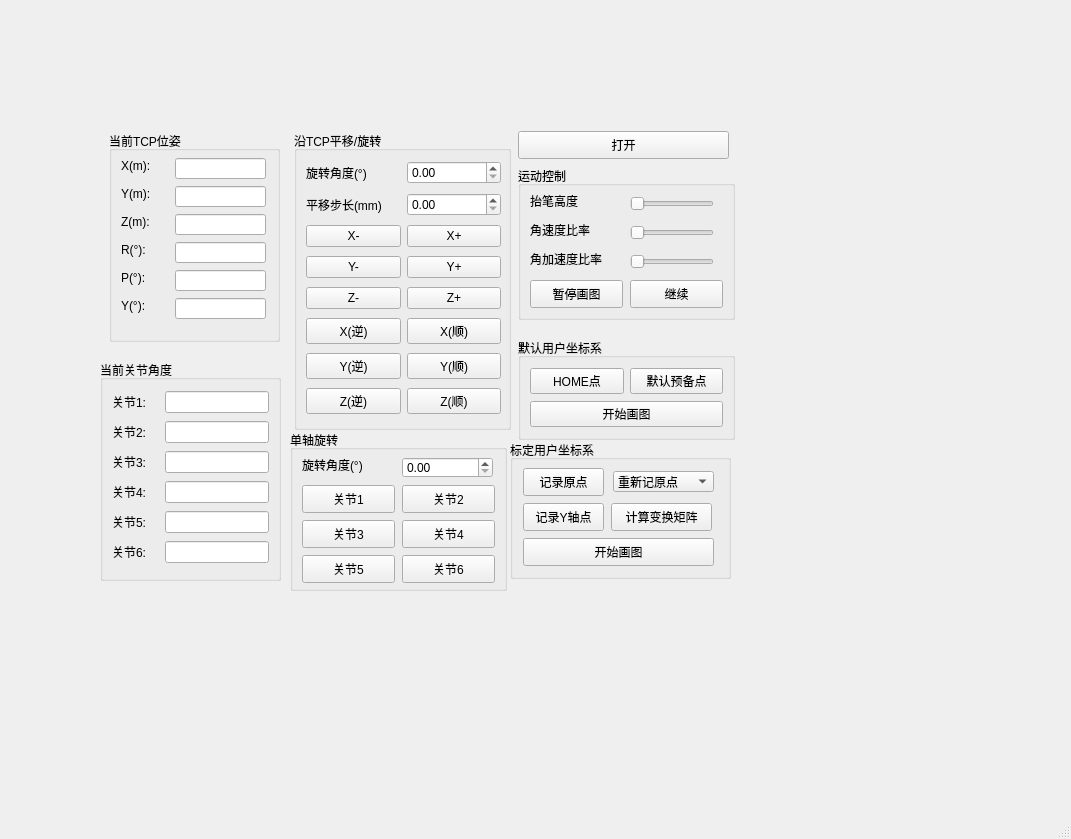
<?xml version="1.0" encoding="UTF-8"?>
<ui version="4.0">
 <class>MainWindow</class>
 <widget class="QMainWindow" name="MainWindow">
  <property name="geometry">
   <rect>
    <x>0</x>
    <y>0</y>
    <width>1071</width>
    <height>839</height>
   </rect>
  </property>
  <property name="windowTitle">
   <string>MainWindow</string>
  </property>
  <widget class="QWidget" name="centralwidget">
   <widget class="QPushButton" name="open_file">
    <property name="geometry">
     <rect>
      <x>518</x>
      <y>131</y>
      <width>211</width>
      <height>28</height>
     </rect>
    </property>
    <property name="text">
     <string>打开</string>
    </property>
   </widget>
   <widget class="QGroupBox" name="groupBox_2">
    <property name="geometry">
     <rect>
      <x>518</x>
      <y>166</y>
      <width>217</width>
      <height>154</height>
     </rect>
    </property>
    <property name="title">
     <string>运动控制</string>
    </property>
    <widget class="QSlider" name="vratio_slider">
     <property name="geometry">
      <rect>
       <x>112</x>
       <y>56</y>
       <width>84</width>
       <height>22</height>
      </rect>
     </property>
     <property name="orientation">
      <enum>Qt::Horizontal</enum>
     </property>
    </widget>
    <widget class="QLabel" name="label_4">
     <property name="geometry">
      <rect>
       <x>12</x>
       <y>85</y>
       <width>90</width>
       <height>16</height>
      </rect>
     </property>
     <property name="text">
      <string>角加速度比率</string>
     </property>
    </widget>
    <widget class="QSlider" name="aratio_slider">
     <property name="geometry">
      <rect>
       <x>112</x>
       <y>85</y>
       <width>84</width>
       <height>22</height>
      </rect>
     </property>
     <property name="orientation">
      <enum>Qt::Horizontal</enum>
     </property>
    </widget>
    <widget class="QLabel" name="label_3">
     <property name="geometry">
      <rect>
       <x>12</x>
       <y>56</y>
       <width>75</width>
       <height>16</height>
      </rect>
     </property>
     <property name="text">
      <string>角速度比率</string>
     </property>
    </widget>
    <widget class="QPushButton" name="pause_paint">
     <property name="geometry">
      <rect>
       <x>12</x>
       <y>114</y>
       <width>93</width>
       <height>28</height>
      </rect>
     </property>
     <property name="text">
      <string>暂停画图</string>
     </property>
    </widget>
    <widget class="QPushButton" name="continue_paint">
     <property name="geometry">
      <rect>
       <x>112</x>
       <y>114</y>
       <width>93</width>
       <height>28</height>
      </rect>
     </property>
     <property name="text">
      <string>继续</string>
     </property>
    </widget>
    <widget class="QLabel" name="label_7">
     <property name="geometry">
      <rect>
       <x>12</x>
       <y>27</y>
       <width>60</width>
       <height>16</height>
      </rect>
     </property>
     <property name="text">
      <string>抬笔高度</string>
     </property>
    </widget>
    <widget class="QSlider" name="aratio_slider_2">
     <property name="geometry">
      <rect>
       <x>112</x>
       <y>27</y>
       <width>84</width>
       <height>22</height>
      </rect>
     </property>
     <property name="orientation">
      <enum>Qt::Horizontal</enum>
     </property>
    </widget>
   </widget>
   <widget class="QGroupBox" name="groupBox_3">
    <property name="geometry">
     <rect>
      <x>510</x>
      <y>440</y>
      <width>221</width>
      <height>139</height>
     </rect>
    </property>
    <property name="title">
     <string>标定用户坐标系</string>
    </property>
    <widget class="QComboBox" name="comboBox">
     <property name="geometry">
      <rect>
       <x>103</x>
       <y>31</y>
       <width>101</width>
       <height>21</height>
      </rect>
     </property>
     <item>
      <property name="text">
       <string>重新记原点</string>
      </property>
     </item>
     <item>
      <property name="text">
       <string>重新记Y</string>
      </property>
     </item>
     <item>
      <property name="text">
       <string>重新记所有</string>
      </property>
     </item>
    </widget>
    <widget class="QPushButton" name="record_y">
     <property name="geometry">
      <rect>
       <x>13</x>
       <y>63</y>
       <width>81</width>
       <height>28</height>
      </rect>
     </property>
     <property name="text">
      <string>记录Y轴点</string>
     </property>
    </widget>
    <widget class="QPushButton" name="start_paint">
     <property name="geometry">
      <rect>
       <x>13</x>
       <y>98</y>
       <width>191</width>
       <height>28</height>
      </rect>
     </property>
     <property name="text">
      <string>开始画图</string>
     </property>
    </widget>
    <widget class="QPushButton" name="compute_T">
     <property name="geometry">
      <rect>
       <x>101</x>
       <y>63</y>
       <width>101</width>
       <height>28</height>
      </rect>
     </property>
     <property name="text">
      <string>计算变换矩阵</string>
     </property>
    </widget>
    <widget class="QPushButton" name="record_zero">
     <property name="geometry">
      <rect>
       <x>13</x>
       <y>28</y>
       <width>81</width>
       <height>28</height>
      </rect>
     </property>
     <property name="text">
      <string>记录原点</string>
     </property>
    </widget>
   </widget>
   <widget class="QGroupBox" name="groupBox_4">
    <property name="geometry">
     <rect>
      <x>518</x>
      <y>338</y>
      <width>217</width>
      <height>102</height>
     </rect>
    </property>
    <property name="title">
     <string>默认用户坐标系</string>
    </property>
    <layout class="QGridLayout" name="gridLayout_3">
     <item row="0" column="0">
      <widget class="QPushButton" name="home">
       <property name="text">
        <string>HOME点</string>
       </property>
      </widget>
     </item>
     <item row="0" column="1">
      <widget class="QPushButton" name="default_start">
       <property name="text">
        <string>默认预备点</string>
       </property>
      </widget>
     </item>
     <item row="1" column="0" colspan="2">
      <widget class="QPushButton" name="default_paint">
       <property name="text">
        <string>开始画图</string>
       </property>
      </widget>
     </item>
    </layout>
   </widget>
   <widget class="QGroupBox" name="groupBox">
    <property name="geometry">
     <rect>
      <x>294</x>
      <y>131</y>
      <width>217</width>
      <height>299</height>
     </rect>
    </property>
    <property name="title">
     <string>沿TCP平移/旋转</string>
    </property>
    <widget class="QWidget" name="">
     <property name="geometry">
      <rect>
       <x>12</x>
       <y>27</y>
       <width>195</width>
       <height>261</height>
      </rect>
     </property>
     <layout class="QGridLayout" name="gridLayout">
      <item row="0" column="0">
       <widget class="QLabel" name="label_2">
        <property name="text">
         <string>旋转角度(°)</string>
        </property>
       </widget>
      </item>
      <item row="0" column="1">
       <widget class="QDoubleSpinBox" name="doubleSpinBox"/>
      </item>
      <item row="1" column="0">
       <widget class="QLabel" name="label_5">
        <property name="text">
         <string>平移步长(mm)</string>
        </property>
       </widget>
      </item>
      <item row="1" column="1">
       <widget class="QDoubleSpinBox" name="doubleSpinBox_2"/>
      </item>
      <item row="2" column="0">
       <widget class="QPushButton" name="pushButton">
        <property name="text">
         <string>X-</string>
        </property>
       </widget>
      </item>
      <item row="2" column="1">
       <widget class="QPushButton" name="pushButton_7">
        <property name="text">
         <string>X+</string>
        </property>
       </widget>
      </item>
      <item row="3" column="0">
       <widget class="QPushButton" name="pushButton_2">
        <property name="text">
         <string>Y-</string>
        </property>
       </widget>
      </item>
      <item row="3" column="1">
       <widget class="QPushButton" name="pushButton_8">
        <property name="text">
         <string>Y+</string>
        </property>
       </widget>
      </item>
      <item row="4" column="0">
       <widget class="QPushButton" name="pushButton_6">
        <property name="text">
         <string>Z-</string>
        </property>
       </widget>
      </item>
      <item row="4" column="1">
       <widget class="QPushButton" name="pushButton_9">
        <property name="text">
         <string>Z+</string>
        </property>
       </widget>
      </item>
      <item row="5" column="0">
       <widget class="QPushButton" name="pushButton_5">
        <property name="text">
         <string>X(逆)</string>
        </property>
       </widget>
      </item>
      <item row="5" column="1">
       <widget class="QPushButton" name="pushButton_10">
        <property name="text">
         <string>X(顺)</string>
        </property>
       </widget>
      </item>
      <item row="6" column="0">
       <widget class="QPushButton" name="pushButton_4">
        <property name="text">
         <string>Y(逆)</string>
        </property>
       </widget>
      </item>
      <item row="6" column="1">
       <widget class="QPushButton" name="pushButton_11">
        <property name="text">
         <string>Y(顺)</string>
        </property>
       </widget>
      </item>
      <item row="7" column="0">
       <widget class="QPushButton" name="pushButton_3">
        <property name="text">
         <string>Z(逆)</string>
        </property>
       </widget>
      </item>
      <item row="7" column="1">
       <widget class="QPushButton" name="pushButton_12">
        <property name="text">
         <string>Z(顺)</string>
        </property>
       </widget>
      </item>
     </layout>
    </widget>
   </widget>
   <widget class="QGroupBox" name="groupBox_5">
    <property name="geometry">
     <rect>
      <x>290</x>
      <y>430</y>
      <width>217</width>
      <height>161</height>
     </rect>
    </property>
    <property name="title">
     <string>单轴旋转</string>
    </property>
    <widget class="QPushButton" name="pushButton_13">
     <property name="geometry">
      <rect>
       <x>12</x>
       <y>55</y>
       <width>93</width>
       <height>28</height>
      </rect>
     </property>
     <property name="text">
      <string>关节1</string>
     </property>
    </widget>
    <widget class="QPushButton" name="pushButton_14">
     <property name="geometry">
      <rect>
       <x>12</x>
       <y>90</y>
       <width>93</width>
       <height>28</height>
      </rect>
     </property>
     <property name="text">
      <string>关节3</string>
     </property>
    </widget>
    <widget class="QPushButton" name="pushButton_15">
     <property name="geometry">
      <rect>
       <x>12</x>
       <y>125</y>
       <width>93</width>
       <height>28</height>
      </rect>
     </property>
     <property name="text">
      <string>关节5</string>
     </property>
    </widget>
    <widget class="QPushButton" name="pushButton_16">
     <property name="geometry">
      <rect>
       <x>112</x>
       <y>55</y>
       <width>93</width>
       <height>28</height>
      </rect>
     </property>
     <property name="text">
      <string>关节2</string>
     </property>
    </widget>
    <widget class="QPushButton" name="pushButton_17">
     <property name="geometry">
      <rect>
       <x>112</x>
       <y>90</y>
       <width>93</width>
       <height>28</height>
      </rect>
     </property>
     <property name="text">
      <string>关节4</string>
     </property>
    </widget>
    <widget class="QPushButton" name="pushButton_18">
     <property name="geometry">
      <rect>
       <x>112</x>
       <y>125</y>
       <width>93</width>
       <height>28</height>
      </rect>
     </property>
     <property name="text">
      <string>关节6</string>
     </property>
    </widget>
    <widget class="QLabel" name="label_6">
     <property name="geometry">
      <rect>
       <x>12</x>
       <y>27</y>
       <width>91</width>
       <height>16</height>
      </rect>
     </property>
     <property name="text">
      <string>旋转角度(°)</string>
     </property>
    </widget>
    <widget class="QDoubleSpinBox" name="doubleSpinBox_3">
     <property name="geometry">
      <rect>
       <x>112</x>
       <y>27</y>
       <width>91</width>
       <height>21</height>
      </rect>
     </property>
    </widget>
   </widget>
   <widget class="QGroupBox" name="groupBox_6">
    <property name="geometry">
     <rect>
      <x>109</x>
      <y>131</y>
      <width>171</width>
      <height>211</height>
     </rect>
    </property>
    <property name="title">
     <string>当前TCP位姿</string>
    </property>
    <widget class="QLabel" name="label_8">
     <property name="geometry">
      <rect>
       <x>12</x>
       <y>27</y>
       <width>40</width>
       <height>16</height>
      </rect>
     </property>
     <property name="text">
      <string>X(m):</string>
     </property>
    </widget>
    <widget class="QLabel" name="label_9">
     <property name="geometry">
      <rect>
       <x>12</x>
       <y>55</y>
       <width>40</width>
       <height>16</height>
      </rect>
     </property>
     <property name="text">
      <string>Y(m):</string>
     </property>
    </widget>
    <widget class="QLabel" name="label_10">
     <property name="geometry">
      <rect>
       <x>12</x>
       <y>83</y>
       <width>40</width>
       <height>16</height>
      </rect>
     </property>
     <property name="text">
      <string>Z(m):</string>
     </property>
    </widget>
    <widget class="QLabel" name="label_11">
     <property name="geometry">
      <rect>
       <x>12</x>
       <y>111</y>
       <width>47</width>
       <height>16</height>
      </rect>
     </property>
     <property name="text">
      <string>R(°):</string>
     </property>
    </widget>
    <widget class="QLabel" name="label_12">
     <property name="geometry">
      <rect>
       <x>12</x>
       <y>139</y>
       <width>47</width>
       <height>16</height>
      </rect>
     </property>
     <property name="text">
      <string>P(°):</string>
     </property>
    </widget>
    <widget class="QLabel" name="label_13">
     <property name="geometry">
      <rect>
       <x>12</x>
       <y>167</y>
       <width>47</width>
       <height>16</height>
      </rect>
     </property>
     <property name="text">
      <string>Y(°):</string>
     </property>
    </widget>
    <widget class="QLineEdit" name="lineEdit">
     <property name="geometry">
      <rect>
       <x>66</x>
       <y>27</y>
       <width>91</width>
       <height>21</height>
      </rect>
     </property>
    </widget>
    <widget class="QLineEdit" name="lineEdit_2">
     <property name="geometry">
      <rect>
       <x>66</x>
       <y>55</y>
       <width>91</width>
       <height>21</height>
      </rect>
     </property>
    </widget>
    <widget class="QLineEdit" name="lineEdit_3">
     <property name="geometry">
      <rect>
       <x>66</x>
       <y>83</y>
       <width>91</width>
       <height>21</height>
      </rect>
     </property>
    </widget>
    <widget class="QLineEdit" name="lineEdit_4">
     <property name="geometry">
      <rect>
       <x>66</x>
       <y>111</y>
       <width>91</width>
       <height>21</height>
      </rect>
     </property>
    </widget>
    <widget class="QLineEdit" name="lineEdit_5">
     <property name="geometry">
      <rect>
       <x>66</x>
       <y>139</y>
       <width>91</width>
       <height>21</height>
      </rect>
     </property>
    </widget>
    <widget class="QLineEdit" name="lineEdit_6">
     <property name="geometry">
      <rect>
       <x>66</x>
       <y>167</y>
       <width>91</width>
       <height>21</height>
      </rect>
     </property>
    </widget>
   </widget>
   <widget class="QLabel" name="label_26">
    <property name="geometry">
     <rect>
      <x>740</x>
      <y>130</y>
      <width>251</width>
      <height>441</height>
     </rect>
    </property>
    <property name="text">
     <string/>
    </property>
   </widget>
   <widget class="QGroupBox" name="groupBox_7">
    <property name="geometry">
     <rect>
      <x>100</x>
      <y>360</y>
      <width>181</width>
      <height>221</height>
     </rect>
    </property>
    <property name="title">
     <string>当前关节角度</string>
    </property>
    <layout class="QGridLayout" name="gridLayout_2">
     <item row="4" column="3">
      <widget class="QLineEdit" name="lineEdit_17"/>
     </item>
     <item row="6" column="1">
      <widget class="QLabel" name="label">
       <property name="text">
        <string/>
       </property>
      </widget>
     </item>
     <item row="4" column="0">
      <widget class="QLabel" name="label_24">
       <property name="text">
        <string>关节5:</string>
       </property>
      </widget>
     </item>
     <item row="0" column="3">
      <widget class="QLineEdit" name="lineEdit_13"/>
     </item>
     <item row="2" column="3">
      <widget class="QLineEdit" name="lineEdit_15"/>
     </item>
     <item row="1" column="0">
      <widget class="QLabel" name="label_21">
       <property name="text">
        <string>关节2:</string>
       </property>
      </widget>
     </item>
     <item row="1" column="3">
      <widget class="QLineEdit" name="lineEdit_14"/>
     </item>
     <item row="2" column="0">
      <widget class="QLabel" name="label_22">
       <property name="text">
        <string>关节3:</string>
       </property>
      </widget>
     </item>
     <item row="0" column="0">
      <widget class="QLabel" name="label_20">
       <property name="text">
        <string>关节1:</string>
       </property>
      </widget>
     </item>
     <item row="3" column="0">
      <widget class="QLabel" name="label_23">
       <property name="text">
        <string>关节4:</string>
       </property>
      </widget>
     </item>
     <item row="3" column="3">
      <widget class="QLineEdit" name="lineEdit_16"/>
     </item>
     <item row="6" column="3">
      <widget class="QLineEdit" name="lineEdit_18"/>
     </item>
     <item row="6" column="0">
      <widget class="QLabel" name="label_25">
       <property name="text">
        <string>关节6:</string>
       </property>
      </widget>
     </item>
    </layout>
   </widget>
  </widget>
  <widget class="QMenuBar" name="menubar">
   <property name="geometry">
    <rect>
     <x>0</x>
     <y>0</y>
     <width>1071</width>
     <height>26</height>
    </rect>
   </property>
  </widget>
  <widget class="QStatusBar" name="statusbar"/>
 </widget>
 <resources/>
 <connections/>
</ui>
